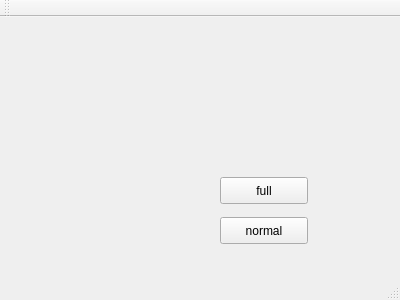
<?xml version="1.0" encoding="UTF-8"?>
<ui version="4.0">
 <class>MainWindow</class>
 <widget class="QMainWindow" name="MainWindow">
  <property name="geometry">
   <rect>
    <x>0</x>
    <y>0</y>
    <width>400</width>
    <height>300</height>
   </rect>
  </property>
  <property name="windowTitle">
   <string>MainWindow</string>
  </property>
  <widget class="QWidget" name="centralWidget">
   <widget class="QPushButton" name="submitButton">
    <property name="geometry">
     <rect>
      <x>220</x>
      <y>160</y>
      <width>88</width>
      <height>27</height>
     </rect>
    </property>
    <property name="text">
     <string>full</string>
    </property>
   </widget>
   <widget class="QPushButton" name="normalButton">
    <property name="geometry">
     <rect>
      <x>220</x>
      <y>200</y>
      <width>88</width>
      <height>27</height>
     </rect>
    </property>
    <property name="text">
     <string>normal</string>
    </property>
   </widget>
  </widget>
  <widget class="QMenuBar" name="menuBar">
   <property name="geometry">
    <rect>
     <x>0</x>
     <y>0</y>
     <width>400</width>
     <height>25</height>
    </rect>
   </property>
  </widget>
  <widget class="QToolBar" name="mainToolBar">
   <attribute name="toolBarArea">
    <enum>TopToolBarArea</enum>
   </attribute>
   <attribute name="toolBarBreak">
    <bool>false</bool>
   </attribute>
  </widget>
  <widget class="QStatusBar" name="statusBar"/>
 </widget>
 <layoutdefault spacing="6" margin="11"/>
 <resources/>
 <connections/>
</ui>
